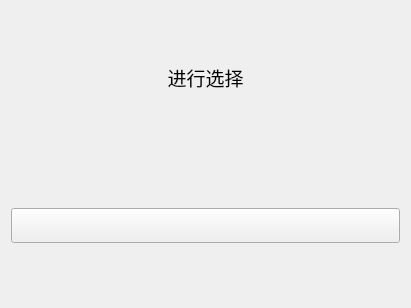
<?xml version="1.0" encoding="UTF-8"?>
<ui version="4.0">
 <class>firstchoose</class>
 <widget class="QWidget" name="firstchoose">
  <property name="geometry">
   <rect>
    <x>0</x>
    <y>0</y>
    <width>411</width>
    <height>308</height>
   </rect>
  </property>
  <property name="windowTitle">
   <string>Form</string>
  </property>
  <layout class="QVBoxLayout" name="verticalLayout">
   <item>
    <widget class="QLabel" name="label">
     <property name="sizePolicy">
      <sizepolicy hsizetype="Preferred" vsizetype="Fixed">
       <horstretch>0</horstretch>
       <verstretch>0</verstretch>
      </sizepolicy>
     </property>
     <property name="font">
      <font>
       <family>华文楷体</family>
       <pointsize>14</pointsize>
      </font>
     </property>
     <property name="text">
      <string>进行选择</string>
     </property>
     <property name="alignment">
      <set>Qt::AlignCenter</set>
     </property>
    </widget>
   </item>
   <item>
    <widget class="QWidget" name="widget" native="true">
     <property name="sizePolicy">
      <sizepolicy hsizetype="Preferred" vsizetype="Fixed">
       <horstretch>0</horstretch>
       <verstretch>0</verstretch>
      </sizepolicy>
     </property>
    </widget>
   </item>
   <item>
    <widget class="QPushButton" name="pushButton">
     <property name="font">
      <font>
       <family>华文中宋</family>
       <pointsize>14</pointsize>
      </font>
     </property>
     <property name="text">
      <string/>
     </property>
    </widget>
   </item>
  </layout>
 </widget>
 <resources/>
 <connections/>
</ui>
